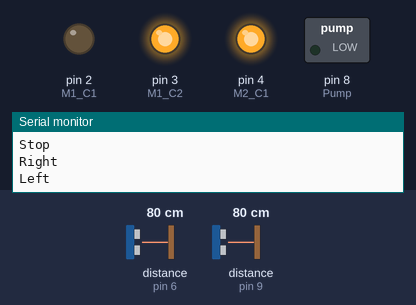
A sketch run on a simulated Arduino Uno, built with avr-gcc and run on an emulated ATmega328P. On the bench: switched loads named in the sketch (green lamp = pin HIGH), output pins drawn as LEDs (lit = HIGH), the last lines printed to the serial monitor. Wiring (inferred from the names in the program): 2 × ultrasonic range finder: trigger pin 7, echo pin 6 / trigger pin 10, echo pin 9. The inputs (shaded band) are chosen by the test bench; at power-on: distance to the obstacle (sensors on pin 6, pin 9) 80 cm. The echo pulse lasts 58.3 µs per cm; pins used as bus, display or sensor lines are not drawn.

Above: at 1.7 s.
1.8 s: distance to the obstacle (sensor on pin 6) set to 2 cm
8.2 s: distance to the obstacle (sensor on pin 6) set to 18 cm
12.7 s: distance to the obstacle (sensor on pin 9) set to 34 cm
16.2 s: distance to the obstacle (sensor on pin 9) set to 30 cm
At 17.8 s:
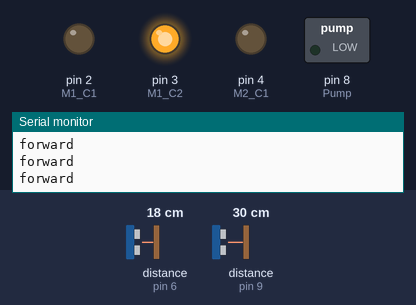
25.8 s: distance to the obstacle (sensor on pin 9) set to 35 cm
At 26.5 s:
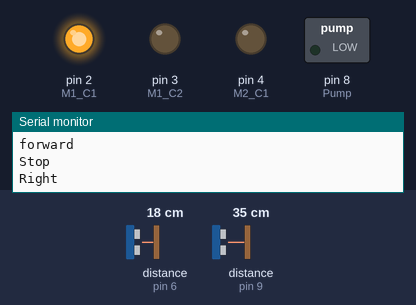
Timing chart, 0 to 31.3 s (numbered marks = the images above; inputs shaded):
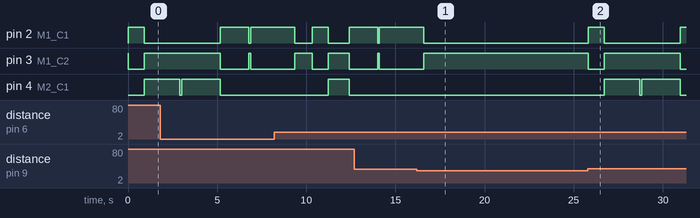

The sketch:

Grass_cutter_2104.ino
```cpp
/*
* Ultrasonic Sensor HC-SR04 and Arduino Tutorial
*
* Crated by Dejan Nedelkovski,
* www.HowToMechatronics.com
*
*/
// defines pins numbers
const int trigPin = 7;
const int echoPin = 6;
const int trigPin1 = 10;
const int echoPin1 = 9;
#define M1_C1 2
#define M1_C2 3
#define M2_C1 4
#define M2_C2 5
#define Pump 8
// defines variables
long duration;
int distance,distance_g;
int left_right=0;
long int count_turn=0;
void setup() {
pinMode(trigPin, OUTPUT); // Sets the trigPin as an Output
pinMode(echoPin, INPUT); // Sets the echoPin as an Input
pinMode(trigPin1, OUTPUT); // Sets the trigPin as an Output
pinMode(echoPin1, INPUT); // Sets the echoPin as an Input
Serial.begin(9600); // Starts the serial communication
pinMode(M1_C1, OUTPUT);
  pinMode(M1_C2, OUTPUT);
  pinMode(M2_C1, OUTPUT);
// pinMode(M2_C2, OUTPUT);
  pinMode(Pump, OUTPUT);
}
void loop() {
  forward();
  distance_sensor();
  distance_sensor1();
  count_turn=0;
 if(distance_g>30)//if (distance_g <= 1 || distance_g <= 10)
 {
  Stop();
   if(left_right == 0)
    {
      //left_right=1;
      Right();
      delay(890);
    //  for(int i=0;i<100;i++)
    //  {
    //  forward();
    //  }
      //delay(00);
    //   Right ();
     //   delay(890);
     // count_turn++;
    }
    else
    {
      //left_right=0;
      Left ();
      delay(1150);
    //    for(int i=0;i<100;i++)
     // {
     // forward();
     // }
     // delay(500);
       //Left ();
       // delay(1150);
     // count_turn++;
    }
      distance_sensor1();
    if(distance_g>30) // if (distance_g <= 1 || distance_g <= 10)
      {
        if(left_right == 0)
    {
      left_right=1;
     // Right();
     // delay(890);
     // for(int i=0;i<100;i++)
     // {
     // forward();
    //  }
      //delay(00);
       Left ();
        delay(2000);
        forward();
        delay(100);
        Left ();
        delay(1000);
     // count_turn++;
    }
    else
    {
      left_right=0;
      //Left ();
     // delay(1150);
    //    for(int i=0;i<100;i++)
     // {
     // forward();
     // }
     // delay(500);
       //Left ();
       // delay(1150);
     // count_turn++;
     Right();
     delay(1600);
      forward();
        delay(100);
        Right();
     delay(1600);
    }
      }

 }
 if (distance <= 1 || distance <= 10)
  {
    //left_right=!left_right;
  //  while(distance <= 1 || distance <= 30)
    {
    if(left_right == 0)
    {
      left_right=1;
      Right();
      delay(890);
      for(int i=0;i<100;i++)
      {
      forward();
      }
      //delay(00);
       Right ();
        delay(890);
     // count_turn++;
    }
    else
    {
      left_right=0;
      Left ();
      delay(1150);
        for(int i=0;i<100;i++)
      {
      forward();
      }
     // delay(500);
       Left ();
        delay(1150);
     // count_turn++;
    }
  // distance_sensor();
    }

    Stop();
  /*     if(left_right == 0)
    {
      Left();
     // count_turn++;
    }
    else
    {
      Right ();
      //count_turn++;
    }
 Serial.println(count_turn);

   // for(int x=0;x<count_turn;x++)
   // {
      for(int c=0;c<count_turn;c++)
      {
      delayMicroseconds(10);
         distance_sensor();
         if (distance <= 1 || distance <= 10)
         break;
      }
   // }
     Stop();
    */
  }
}

void distance_sensor()
{

 // Clears the trigPin
digitalWrite(trigPin, LOW);
delayMicroseconds(2);
// Sets the trigPin on HIGH state for 10 micro seconds
digitalWrite(trigPin, HIGH);
delayMicroseconds(10);
digitalWrite(trigPin, LOW);
// Reads the echoPin, returns the sound wave travel time in microseconds
duration = pulseIn(echoPin, HIGH);
// Calculating the distance
distance= duration*0.034/2;
// Prints the distance on the Serial Monitor
//Serial.print("Distance: ");
//Serial.println(distance);
}
void distance_sensor1()
{

 // Clears the trigPin
digitalWrite(trigPin1, LOW);
delayMicroseconds(2);
// Sets the trigPin on HIGH state for 10 micro seconds
digitalWrite(trigPin1, HIGH);
delayMicroseconds(10);
digitalWrite(trigPin1, LOW);
// Reads the echoPin, returns the sound wave travel time in microseconds
duration = pulseIn(echoPin1, HIGH);
// Calculating the distance
distance_g= duration*0.034/2;
// Prints the distance on the Serial Monitor
//Serial.print("Distance: ");
//Serial.println(distance);
}
void forward()
{
  //analogWrite(M1_C1, 128);
    digitalWrite(M1_C1, LOW);
  digitalWrite(M1_C2, HIGH);
 // analogWrite(M2_C1, 128);
digitalWrite(M2_C1, LOW);
  digitalWrite(M2_C2, HIGH);

  Serial.println("forward ");


  // delay(5);
//digitalWrite(M1_C1, HIGH);
 //  digitalWrite(M2_C1, HIGH);
  // delay(5);
}
void Right()
{
  digitalWrite(M1_C1, HIGH);
  digitalWrite(M1_C2, LOW);
  delay(1);
  digitalWrite(M2_C1, LOW);
  digitalWrite(M2_C2, HIGH);
  Serial.println("Right ");

}
void Left ()
{
  digitalWrite(M2_C1, HIGH);
 digitalWrite(M2_C2, LOW);
 delay(1);
 digitalWrite(M1_C1, LOW);
 digitalWrite(M1_C2, HIGH);
  Serial.println("Left ");

}

void Stop()
{
  digitalWrite(M1_C1, HIGH);
  digitalWrite(M2_C1, HIGH);
  digitalWrite(M1_C2, HIGH);
  digitalWrite(M2_C2, HIGH);
  Serial.println("Stop ");

}
void Reverse()
{
  analogWrite(M1_C2, 0);
  digitalWrite(M1_C1, HIGH);
  analogWrite(M2_C2, 0);
  digitalWrite(M2_C1, HIGH);
  Serial.println("Reverse ");

}
void delayinseconds(long int x)
{
  for (int i=0;i<x;i++)
    for(int j=0;j<1000;j++)
    {
     delayMicroseconds(1);
    }
}
```

Measured:
- the behaviour switches between 32 and 31 cm on distance to the obstacle (sensor on pin 9) (found by bisection; images 0 and 1)
- after the input at 16.2 s, pin 2 (M1_C1): goes on until 16.6 s, then stays LOW; pin 3 (M1_C2): goes on until 16.6 s, then stays HIGH; pin 4 (M2_C1): stops changing and stays LOW
- after the input at 25.8 s, pin 2 (M1_C1): LOW → HIGH at once, → LOW 0.91 s later, → HIGH 4.3 s later; pin 3 (M1_C2): HIGH → LOW at once, → HIGH 0.90 s later, → LOW 4.3 s later; pin 4 (M2_C1): alternates HIGH for 2.1 s and LOW for 0.10 s, starting after 0.92 s
